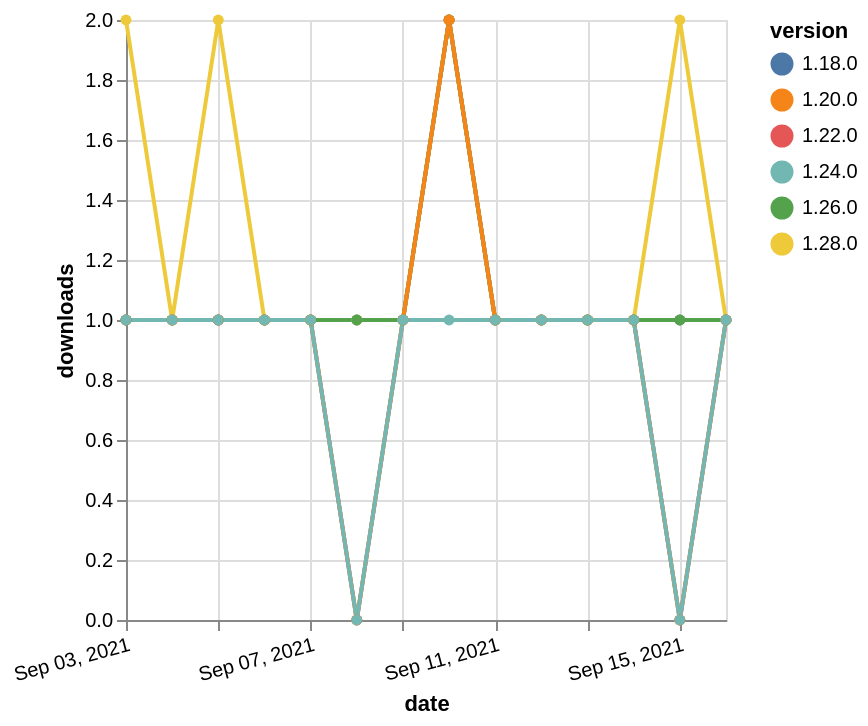

The Vega-Lite source for this figure:
### Vega-Lite specification from a JSON file in a GitHub repository (floating-point values rounded to 4 significant figures)
{"$schema": "https://vega.github.io/schema/vega-lite/v5.json", "description": "A simple bar chart with embedded data.", "data": {"values": [{"date": "2021-09-03", "total": 206, "delta": 1, "version": "1.18.0"}, {"date": "2021-09-04", "total": 207, "delta": 1, "version": "1.18.0"}, {"date": "2021-09-05", "total": 208, "delta": 1, "version": "1.18.0"}, {"date": "2021-09-06", "total": 209, "delta": 1, "version": "1.18.0"}, {"date": "2021-09-07", "total": 210, "delta": 1, "version": "1.18.0"}, {"date": "2021-09-08", "total": 211, "delta": 1, "version": "1.18.0"}, {"date": "2021-09-09", "total": 212, "delta": 1, "version": "1.18.0"}, {"date": "2021-09-10", "total": 214, "delta": 2, "version": "1.18.0"}, {"date": "2021-09-11", "total": 215, "delta": 1, "version": "1.18.0"}, {"date": "2021-09-12", "total": 216, "delta": 1, "version": "1.18.0"}, {"date": "2021-09-13", "total": 217, "delta": 1, "version": "1.18.0"}, {"date": "2021-09-14", "total": 218, "delta": 1, "version": "1.18.0"}, {"date": "2021-09-15", "total": 219, "delta": 1, "version": "1.18.0"}, {"date": "2021-09-16", "total": 220, "delta": 1, "version": "1.18.0"}, {"date": "2021-09-03", "total": 174, "delta": 1, "version": "1.22.0"}, {"date": "2021-09-04", "total": 175, "delta": 1, "version": "1.22.0"}, {"date": "2021-09-05", "total": 176, "delta": 1, "version": "1.22.0"}, {"date": "2021-09-06", "total": 177, "delta": 1, "version": "1.22.0"}, {"date": "2021-09-07", "total": 178, "delta": 1, "version": "1.22.0"}, {"date": "2021-09-08", "total": 178, "delta": 0, "version": "1.22.0"}, {"date": "2021-09-09", "total": 179, "delta": 1, "version": "1.22.0"}, {"date": "2021-09-10", "total": 181, "delta": 2, "version": "1.22.0"}, {"date": "2021-09-11", "total": 182, "delta": 1, "version": "1.22.0"}, {"date": "2021-09-12", "total": 183, "delta": 1, "version": "1.22.0"}, {"date": "2021-09-13", "total": 184, "delta": 1, "version": "1.22.0"}, {"date": "2021-09-14", "total": 185, "delta": 1, "version": "1.22.0"}, {"date": "2021-09-15", "total": 185, "delta": 0, "version": "1.22.0"}, {"date": "2021-09-16", "total": 186, "delta": 1, "version": "1.22.0"}, {"date": "2021-09-03", "total": 118, "delta": 2, "version": "1.28.0"}, {"date": "2021-09-04", "total": 119, "delta": 1, "version": "1.28.0"}, {"date": "2021-09-05", "total": 121, "delta": 2, "version": "1.28.0"}, {"date": "2021-09-06", "total": 122, "delta": 1, "version": "1.28.0"}, {"date": "2021-09-07", "total": 123, "delta": 1, "version": "1.28.0"}, {"date": "2021-09-08", "total": 124, "delta": 1, "version": "1.28.0"}, {"date": "2021-09-09", "total": 125, "delta": 1, "version": "1.28.0"}, {"date": "2021-09-10", "total": 127, "delta": 2, "version": "1.28.0"}, {"date": "2021-09-11", "total": 128, "delta": 1, "version": "1.28.0"}, {"date": "2021-09-12", "total": 129, "delta": 1, "version": "1.28.0"}, {"date": "2021-09-13", "total": 130, "delta": 1, "version": "1.28.0"}, {"date": "2021-09-14", "total": 131, "delta": 1, "version": "1.28.0"}, {"date": "2021-09-15", "total": 133, "delta": 2, "version": "1.28.0"}, {"date": "2021-09-16", "total": 134, "delta": 1, "version": "1.28.0"}, {"date": "2021-09-03", "total": 178, "delta": 1, "version": "1.26.0"}, {"date": "2021-09-04", "total": 179, "delta": 1, "version": "1.26.0"}, {"date": "2021-09-05", "total": 180, "delta": 1, "version": "1.26.0"}, {"date": "2021-09-06", "total": 181, "delta": 1, "version": "1.26.0"}, {"date": "2021-09-07", "total": 182, "delta": 1, "version": "1.26.0"}, {"date": "2021-09-08", "total": 183, "delta": 1, "version": "1.26.0"}, {"date": "2021-09-09", "total": 184, "delta": 1, "version": "1.26.0"}, {"date": "2021-09-10", "total": 186, "delta": 2, "version": "1.26.0"}, {"date": "2021-09-11", "total": 187, "delta": 1, "version": "1.26.0"}, {"date": "2021-09-12", "total": 188, "delta": 1, "version": "1.26.0"}, {"date": "2021-09-13", "total": 189, "delta": 1, "version": "1.26.0"}, {"date": "2021-09-14", "total": 190, "delta": 1, "version": "1.26.0"}, {"date": "2021-09-15", "total": 191, "delta": 1, "version": "1.26.0"}, {"date": "2021-09-16", "total": 192, "delta": 1, "version": "1.26.0"}, {"date": "2021-09-03", "total": 303, "delta": 1, "version": "1.20.0"}, {"date": "2021-09-04", "total": 304, "delta": 1, "version": "1.20.0"}, {"date": "2021-09-05", "total": 305, "delta": 1, "version": "1.20.0"}, {"date": "2021-09-06", "total": 306, "delta": 1, "version": "1.20.0"}, {"date": "2021-09-07", "total": 307, "delta": 1, "version": "1.20.0"}, {"date": "2021-09-08", "total": 307, "delta": 0, "version": "1.20.0"}, {"date": "2021-09-09", "total": 308, "delta": 1, "version": "1.20.0"}, {"date": "2021-09-10", "total": 310, "delta": 2, "version": "1.20.0"}, {"date": "2021-09-11", "total": 311, "delta": 1, "version": "1.20.0"}, {"date": "2021-09-12", "total": 312, "delta": 1, "version": "1.20.0"}, {"date": "2021-09-13", "total": 313, "delta": 1, "version": "1.20.0"}, {"date": "2021-09-14", "total": 314, "delta": 1, "version": "1.20.0"}, {"date": "2021-09-15", "total": 314, "delta": 0, "version": "1.20.0"}, {"date": "2021-09-16", "total": 315, "delta": 1, "version": "1.20.0"}, {"date": "2021-09-03", "total": 154, "delta": 1, "version": "1.24.0"}, {"date": "2021-09-04", "total": 155, "delta": 1, "version": "1.24.0"}, {"date": "2021-09-05", "total": 156, "delta": 1, "version": "1.24.0"}, {"date": "2021-09-06", "total": 157, "delta": 1, "version": "1.24.0"}, {"date": "2021-09-07", "total": 158, "delta": 1, "version": "1.24.0"}, {"date": "2021-09-08", "total": 158, "delta": 0, "version": "1.24.0"}, {"date": "2021-09-09", "total": 159, "delta": 1, "version": "1.24.0"}, {"date": "2021-09-10", "total": 160, "delta": 1, "version": "1.24.0"}, {"date": "2021-09-11", "total": 161, "delta": 1, "version": "1.24.0"}, {"date": "2021-09-12", "total": 162, "delta": 1, "version": "1.24.0"}, {"date": "2021-09-13", "total": 163, "delta": 1, "version": "1.24.0"}, {"date": "2021-09-14", "total": 164, "delta": 1, "version": "1.24.0"}, {"date": "2021-09-15", "total": 164, "delta": 0, "version": "1.24.0"}, {"date": "2021-09-16", "total": 165, "delta": 1, "version": "1.24.0"}]}, "width": "container", "mark": {"type": "line", "point": {"filled": true}}, "encoding": {"x": {"field": "date", "type": "temporal", "timeUnit": "yearmonthdate", "title": "date", "axis": {"labelAngle": -15}}, "y": {"field": "delta", "type": "quantitative", "title": "downloads"}, "color": {"field": "version", "type": "nominal"}, "tooltip": {"field": "delta"}}}
